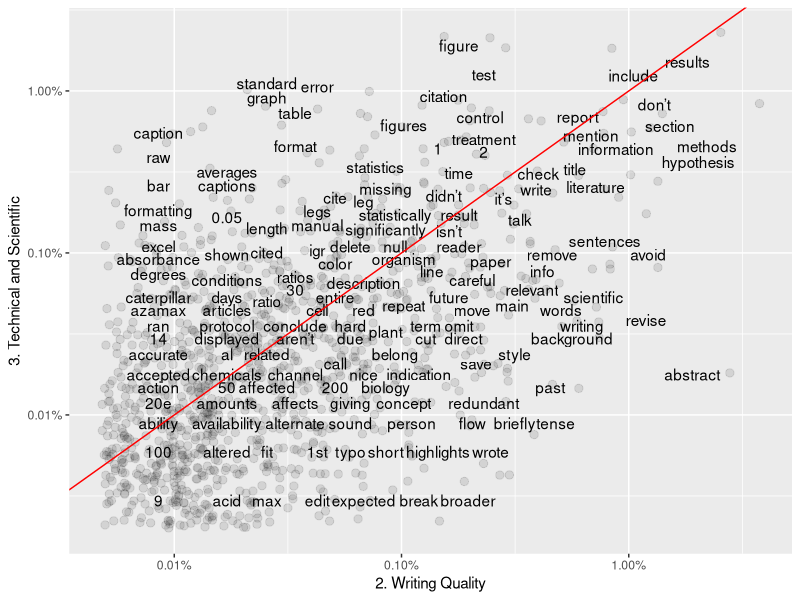
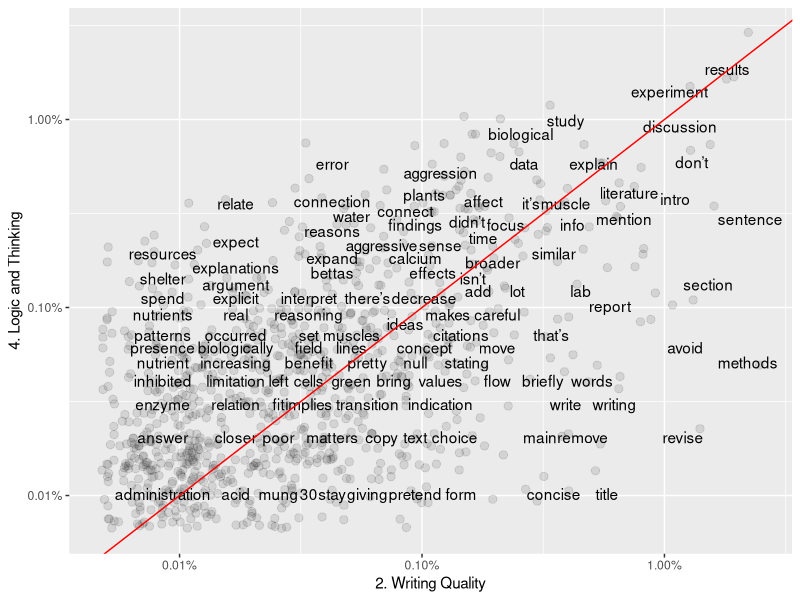
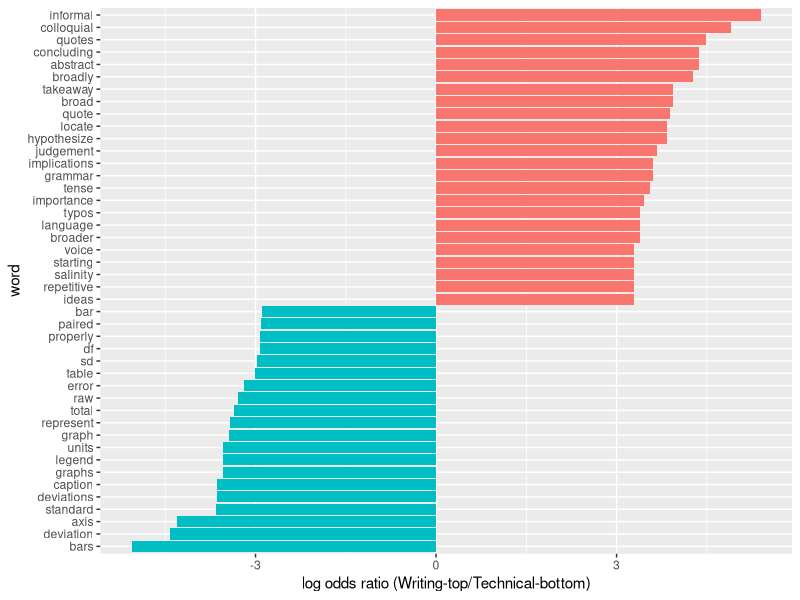
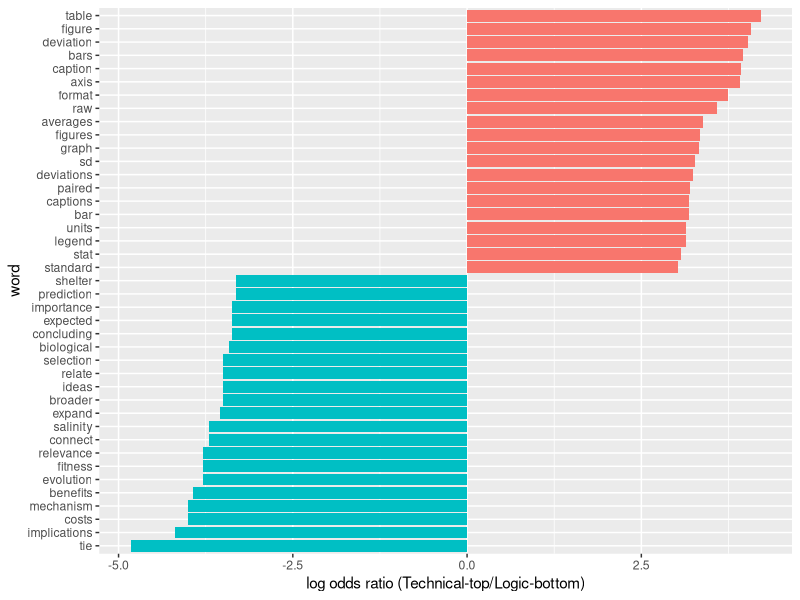
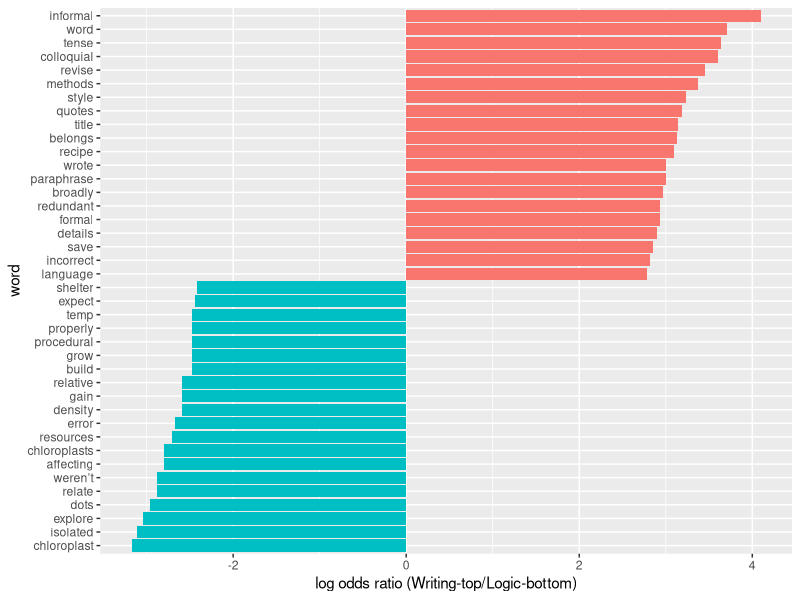
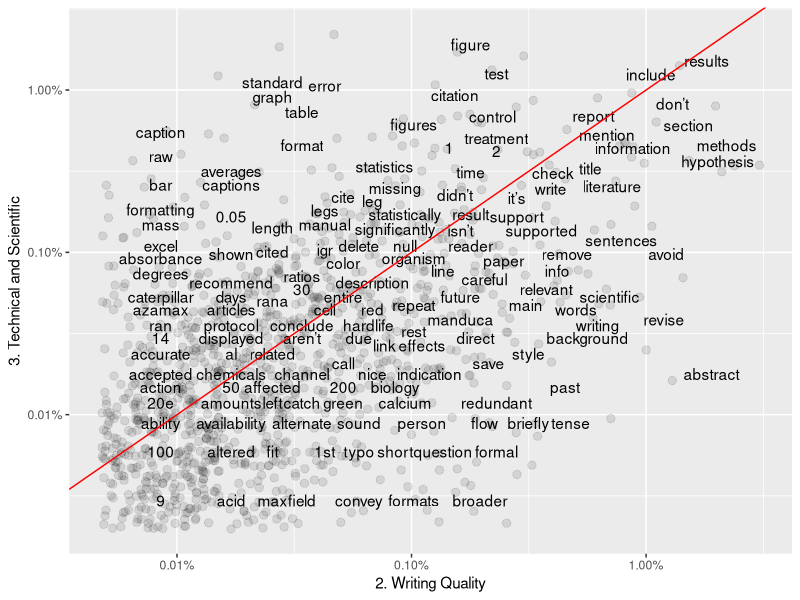
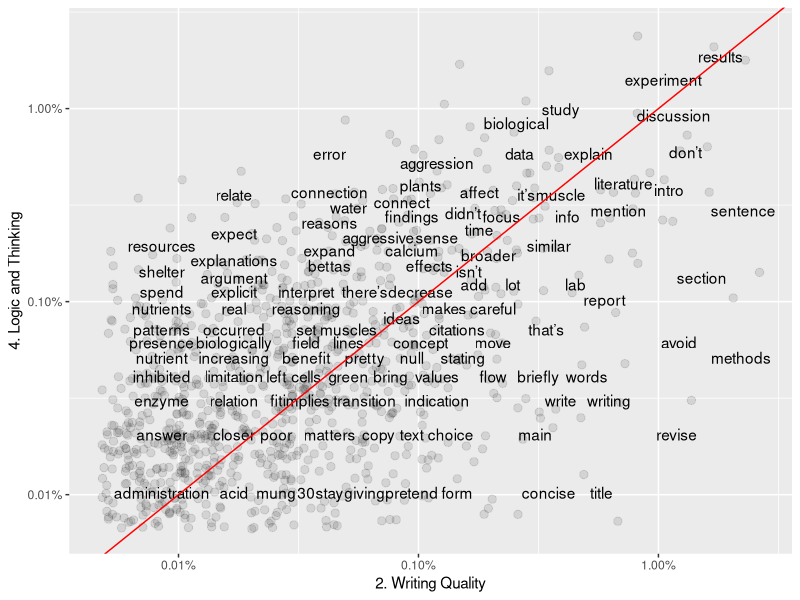
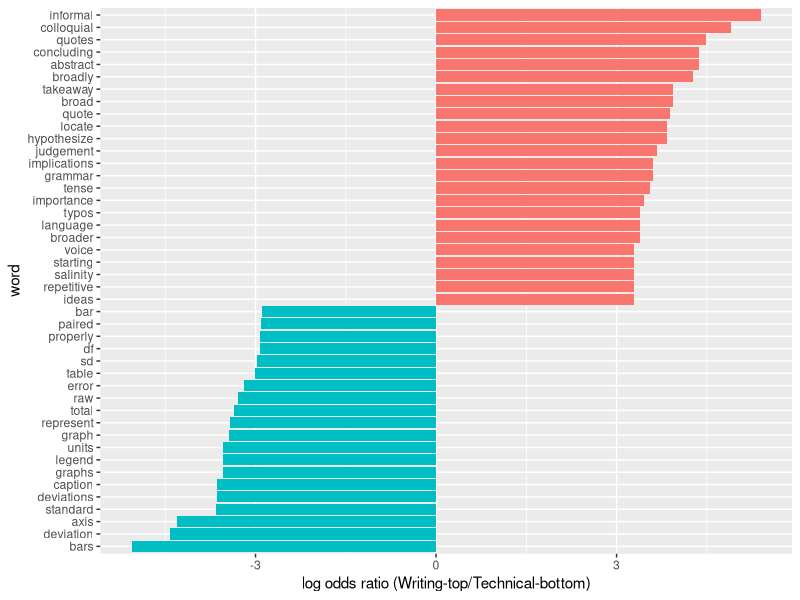

R code for these plots, in order: (Note: this script raises an error after producing the figures.)
## ---- chunk 1
knitr::opts_chunk$set(echo = TRUE)
## ---- chunk 2
# Call in tidyverse, other required libraries.
library(tidyverse)
library(tidytext)
library(dplyr)
library(tidyr)
library(ggplot2)
library(scales)
## ---- chunk 3
#CSV file named "coded_full_comments_dataset_Spring18anon.csv" already has correctly organized text and meta-data. 
#Subsequent analyses call in subsets of "base_data".

base_data <- read_csv(file='data/coded_full_comments_dataset_Spring18anon.csv')
## ---- chunk 4
#"Course" column should only have entries that correspond to 113, 114, 214, NA. 
unique(base_data$course)
## ---- chunk 5
#Entries in "TAs" column should match the anonymous IDs for TAs assigned to the relevant courses in the semester being analyzed. Check that no additional or extra anonymous IDs are present, which would suggest improper coding or de-identification.
unique(base_data$ta)
## ---- chunk 6
#"Lab" should only have entries that match the limited keywords in codebook.
unique(base_data$lab)
## ---- chunk 7
#Look at the NUMBER of unique anonymous student IDs. Should be within 5% of (but not over) the combined enrollment of the 3 target courses for the semester.
unique(base_data$student)
## ---- chunk 8
#Check that "code.subject" list extracted from the dataset matches allowed terms in codebook.
unique(base_data$code.subject)
## ---- chunk 9
#Check that the "code.structure" list extracted from the dataset matches allowed terms in codebook.
unique(base_data$code.structure)
## ---- chunk 10
# Isolate table rows to compare. Then reduce larger dataframe to only 2 required columns of data.

frequency_writing <- filter(base_data, code.subject=="2. Writing Quality"|code.subject=="3. Technical and Scientific"|code.subject=="4. Logic and Thinking")
frequency_writing.subcolumns <- frequency_writing %>% select(1, 22:23)
## ---- chunk 11
# Tokenize phrases, remove stop words listed in standard reference file.
base_data_tokenized <- frequency_writing.subcolumns %>% 
  unnest_tokens(word,ta.comment) %>% 
  anti_join(stop_words)
## ---- chunk 12
#Block below re-organizes the data for comparisons. This pattern sets "2. Writing Quality" as the first dataset, then all other data in remaining columns.
#Groups by code.subject, calculated proportional frequency in each group.
#Final step creates 4 columns: word, 2. Writing Quality, code.subject, proportion
#Stats need this format to be able to compare 2. WQ against other values.
base_data_tokenized_sorted2 <- base_data_tokenized %>% 
  group_by(code.subject) %>%
  count(code.subject, word, sort=TRUE) %>% 
  mutate(proportion = n / sum(n)) %>% 
  select(-n) %>% 
  spread(code.subject, proportion) %>% 
  gather(code.subject, proportion, `3. Technical and Scientific`:`4. Logic and Thinking`)
## ---- chunk 13
cor.test(data = base_data_tokenized_sorted2[base_data_tokenized_sorted2$code.subject == "3. Technical and Scientific",], 
         ~ proportion + `2. Writing Quality`)
## ---- chunk 14
cor.test(data = base_data_tokenized_sorted2[base_data_tokenized_sorted2$code.subject == "4. Logic and Thinking",], 
         ~ proportion + `2. Writing Quality`)
## ---- chunk 15
# Isolate table rows to compare. Then reduce larger dataframe to only 2 required columns of data.

frequency_writing3 <- filter(base_data, code.subject=="3. Technical and Scientific"|code.subject=="2. Writing Quality"|code.subject=="4. Logic and Thinking")
frequency_writing3.subcolumns <- frequency_writing3 %>% select(1, 22:23)
## ---- chunk 16
# Tokenize phrases, remove stop words listed in standard reference file.
base_data_tokenized3 <- frequency_writing3.subcolumns %>% 
  unnest_tokens(word,ta.comment) %>% 
  anti_join(stop_words)
## ---- chunk 17
#Block below re-organizes the data for comparisons. This pattern sets "3. Writing Quality" as the first dataset, then all other data in remaining columns.
#Groups by code.subject, calculated proportional frequency in each group.
#Final step creates 4 columns: word, 2. Writing Quality, code.subject, proportion
#Stats need this format to be able to compare 2. WQ against other values.
base_data_tokenized_sorted3 <- base_data_tokenized3 %>% 
  group_by(code.subject) %>%
  count(code.subject, word, sort=TRUE) %>% 
  mutate(proportion = n / sum(n)) %>% 
  select(-n) %>% 
  spread(code.subject, proportion) %>% 
  gather(code.subject, proportion, `2. Writing Quality`:`4. Logic and Thinking`)
## ---- chunk 18
#Create groups by code.subject, calculates proportional frequency in each group.
#Final step creates 5 columns: code.subject, n, word, total, frequency.
base_data_tokenized_sorted3 <- base_data_tokenized3 %>% 
  group_by(code.subject) %>%
  count(code.subject, word, sort=TRUE) %>% 
  left_join(base_data_tokenized %>% 
              group_by(code.subject) %>% 
              summarise(total = n())) %>%
  mutate(freq = n/total)
## ---- chunk 19
#Groups by code.subject, calculated proportional frequency in each group.
#Final step creates 4 columns: word, 3. Technical and Scientific, code.subject, proportion
#Stats need this format to be able to compare 3. TS against other values.
base_data_tokenized_sorted3 <- base_data_tokenized3 %>% 
  group_by(code.subject) %>%
  count(code.subject, word, sort=TRUE) %>% 
  mutate(proportion = n / sum(n)) %>% 
  select(-n) %>% 
  spread(code.subject, proportion) %>% 
  gather(code.subject, proportion, `2. Writing Quality`:`4. Logic and Thinking`)

# THERE IS AN ERROR HERE I CANNOT DEBUG! If I change "3. Technical and Scientific"  to "2. Writing Quality", the structure of the tibble breaks. It goes from the correctly sorted 4 columns to incorrectly sorted 3 columns. It is NOT A TYPO; I cannot use a different order, or any other format. 

## ---- chunk 20
#Create groups by code.subject, calculates proportional frequency in each group.
#Final step creates 5 columns: code.subject, n, word, total, frequency.
base_data_tokenized_sorted2 <- base_data_tokenized %>% 
  group_by(code.subject) %>%
  count(code.subject, word, sort=TRUE) %>% 
  left_join(base_data_tokenized %>% 
  group_by(code.subject) %>% 
  summarise(total = n())) %>%
  mutate(freq = n/total)
## ---- chunk 21
base_data_tokenized_sorted2v3 <- base_data_tokenized_sorted2 %>% 
  select(code.subject, word, freq) %>% 
  spread(code.subject, freq) %>%
  arrange(`2. Writing Quality`,`3. Technical and Scientific`)
## ---- chunk 22
ggplot(base_data_tokenized_sorted2v3, aes(`2. Writing Quality`,`3. Technical and Scientific`)) +
  geom_jitter(alpha = 0.1, size = 2.5, width = 0.25, height = 0.25) +
  geom_text(aes(label = word), check_overlap = TRUE, vjust = 1.5) +
  scale_x_log10(labels = percent_format()) +
  scale_y_log10(labels = percent_format()) +
  geom_abline(color = "red")
  ggsave("Freqplot_3vs2.png", width = 10, height = 6)
## ---- chunk 23
#I can get part way around the problem by re-using the same data and calling a different subset for the Y axis. Want to add comparisons of 3 vs 4, but same tables cannot be created because dataframe keeps breaking when I try to change 2. WQ.

base_data_tokenized_sorted2v4 <- base_data_tokenized_sorted2 %>% 
  select(code.subject, word, freq) %>% 
  spread(code.subject, freq) %>%
  arrange(`2. Writing Quality`,`4. Logic and Thinking`)
## ---- chunk 24
ggplot(base_data_tokenized_sorted2v3, aes(`2. Writing Quality`,`4. Logic and Thinking`)) +
  geom_jitter(alpha = 0.1, size = 2.5, width = 0.25, height = 0.25) +
  geom_text(aes(label = word), check_overlap = TRUE, vjust = 1.5) +
  scale_x_log10(labels = percent_format()) +
  scale_y_log10(labels = percent_format()) +
  geom_abline(color = "red")
  ggsave("Freqplot_4vs2.png", width = 10, height = 6)
## ---- chunk 25
word_ratios2v3 <- base_data_tokenized %>%
  count(word, code.subject) %>%
  group_by(word) %>%
  filter(sum(n) >= 10) %>%
  ungroup() %>%
  spread(code.subject, n, fill = 0) %>%
  mutate_if(is.numeric, funs((. + 1) / (sum(.) + 1))) %>%
  mutate(logratio = log(`2. Writing Quality`/`3. Technical and Scientific`)) %>%
  arrange(desc(logratio))
## ---- chunk 26
word_ratios2v3 %>% 
  arrange(abs(logratio))
## ---- chunk 27
word_ratios2v3 %>%
  group_by(logratio < 0) %>%
  top_n(20, abs(logratio)) %>%
  ungroup() %>%
  mutate(word = reorder(word, logratio)) %>%
  ggplot(aes(word, logratio, fill = logratio < 0)) +
  geom_col(show.legend = FALSE) +
  coord_flip() +
  ylab("log odds ratio (Writing-top/Technical-bottom)") +
  scale_fill_discrete(name = "", labels = c("2. Writing Quality", "3. Technical and Scientific"))
  ggsave("Logplot_2vs3.png", width = 6, height = 10)

## ---- chunk 28
word_ratios3v4 <- base_data_tokenized %>%
  count(word, code.subject) %>%
  group_by(word) %>%
  filter(sum(n) >= 10) %>%
  ungroup() %>%
  spread(code.subject, n, fill = 0) %>%
  mutate_if(is.numeric, funs((. + 1) / (sum(.) + 1))) %>%
  mutate(logratio = log(`3. Technical and Scientific`/`4. Logic and Thinking`)) %>%
  arrange(desc(logratio))
## ---- chunk 29
word_ratios3v4 %>% 
  arrange(abs(logratio))
## ---- chunk 30
word_ratios3v4 %>%
  group_by(logratio < 0) %>%
  top_n(20, abs(logratio)) %>%
  ungroup() %>%
  mutate(word = reorder(word, logratio)) %>%
  ggplot(aes(word, logratio, fill = logratio < 0)) +
  geom_col(show.legend = FALSE) +
  coord_flip() +
  ylab("log odds ratio (Technical-top/Logic-bottom)") +
  scale_fill_discrete(name = "", labels = c("3. Technical and Scientific","4. Logic and Thinking"))
  ggsave("Logplot_3vs4.png", width = 6, height = 10)

## ---- chunk 31
word_ratios2v4 <- base_data_tokenized %>%
  count(word, code.subject) %>%
  group_by(word) %>%
  filter(sum(n) >= 10) %>%
  ungroup() %>%
  spread(code.subject, n, fill = 0) %>%
  mutate_if(is.numeric, funs((. + 1) / (sum(.) + 1))) %>%
  mutate(logratio = log(`2. Writing Quality`/`4. Logic and Thinking`)) %>%
  arrange(desc(logratio))
## ---- chunk 32
word_ratios2v4 %>% 
  arrange(abs(logratio))
## ---- chunk 33
word_ratios2v4 %>%
  group_by(logratio < 0) %>%
  top_n(20, abs(logratio)) %>%
  ungroup() %>%
  mutate(word = reorder(word, logratio)) %>%
  ggplot(aes(word, logratio, fill = logratio < 0)) +
  geom_col(show.legend = FALSE) +
  coord_flip() +
  ylab("log odds ratio (Writing-top/Logic-bottom)") +
  scale_fill_discrete(name = "", labels = c("2. Writing Quality", "4. Logic and Thinking"))
  ggsave("Logplot_2vs4.png", width = 6, height = 10)

## ---- chunk 34
library(dplyr)
library(tidytext)

sortedwords.comments.all <- base_data_tokenized %>%
  filter(!word %in% stop_words$word,
         !word %in% str_remove_all(stop_words$word, "'"),
         str_detect(word, "[a-z]")) %>%
  count(word, word, sort = TRUE) %>%
  ungroup()

#Calculate the number of words in total in the subset
total_words.all <- sortedwords.comments.all %>% 
  summarize(total = sum(n))

#Mutate table to calculate then append fractional word frequency in the text.
sortedwords.comments.all.fraction <- sortedwords.comments.all %>% as_tibble() %>% mutate(
  all.fraction = (n*100)/total_words.all$total
  )
## ---- chunk 35
#Pull SUBSETs of tokenized data based on code.subject: 
base_data_tokenized.basic <- subset(base_data_tokenized, code.subject == "1. Basic Criteria", select = (1:28))
base_data_tokenized.writing <- subset(base_data_tokenized, code.subject == "2. Writing Quality", select = (1:28))
base_data_tokenized.technical <- subset(base_data_tokenized, code.subject == "3. Technical and Scientific", select = (1:28))
base_data_tokenized.logic <- subset(base_data_tokenized, code.subject == "4. Logic and Thinking", select = (1:28))
base_data_tokenized.praise <- subset(base_data_tokenized, code.subject == "5. Praise or Concern", select = (1:28))
base_data_tokenized.misconduct <- subset(base_data_tokenized, code.subject == "6. Misconduct", select = (1:28))
base_data_tokenized.narrative <- subset(base_data_tokenized, code.subject == "12. Narrative Comments", select = (1:28))
base_data_tokenized.sciname <- subset(base_data_tokenized, code.subject == "Scientific Name", select = (1:28))
## ---- chunk 36
sortedwords.basic <- base_data_tokenized.basic %>%
  filter(!word %in% stop_words$word,
         !word %in% str_remove_all(stop_words$word, "'"),
         str_detect(word, "[a-z]")) %>%
  count(word, word, sort = TRUE) %>%
  ungroup()

#Calculate the number of words in total in the subset
total_words.basic <- sortedwords.basic %>% 
  summarize(total = sum(n))

#Mutate table to calculate then append fractional word frequency in the text.
sortedwords.basic.fraction <- sortedwords.basic %>% as_tibble() %>% mutate(
  basic.fraction = (n*100)/total_words.basic$total
)
## ---- chunk 37
sortedwords.writing <- base_data_tokenized.writing %>%
  filter(!word %in% stop_words$word,
         !word %in% str_remove_all(stop_words$word, "'"),
         str_detect(word, "[a-z]")) %>%
  count(word, word, sort = TRUE) %>%
  ungroup()

#Calculate the number of words in total in the subset
total_words.writing <- sortedwords.writing %>% 
  summarize(total = sum(n))

#Mutate table to calculate then append fractional word frequency in the text.
sortedwords.writing.fraction <- sortedwords.writing %>% as_tibble() %>% mutate(
  writing.fraction = (n*100)/total_words.writing$total
)
## ---- chunk 38
sortedwords.technical <- base_data_tokenized.technical %>%
  filter(!word %in% stop_words$word,
         !word %in% str_remove_all(stop_words$word, "'"),
         str_detect(word, "[a-z]")) %>%
  count(word, word, sort = TRUE) %>%
  ungroup()

#Calculate the number of words in total in the subset
total_words.technical <- sortedwords.technical %>% 
  summarize(total = sum(n))

#Mutate table to calculate then append fractional word frequency in the text.
sortedwords.technical.fraction <- sortedwords.technical %>% as_tibble() %>% mutate(
  technical.fraction = (n*100)/total_words.technical$total
)
## ---- chunk 39
sortedwords.logic <- base_data_tokenized.logic %>%
  filter(!word %in% stop_words$word,
         !word %in% str_remove_all(stop_words$word, "'"),
         str_detect(word, "[a-z]")) %>%
  count(word, word, sort = TRUE) %>%
  ungroup()

#Calculate the number of words in total in the subset
total_words.logic <- sortedwords.logic %>% 
  summarize(total = sum(n))

#Mutate table to calculate then append fractional word frequency in the text.
sortedwords.logic.fraction <- sortedwords.logic %>% as_tibble() %>% mutate(
  logic.fraction = (n*100)/total_words.logic$total
)
## ---- chunk 40
total <- merge(sortedwords.comments.all.fraction,sortedwords.technical.fraction,by="word") 
total2 <- merge(total,sortedwords.writing.fraction,by="word")
total3 <- merge(total2,sortedwords.logic.fraction,by="word")
#rename lines that were possibly confusing
names(total3)[2] <- "all.count"
names(total3)[4] <- "technical.count"
names(total3)[6] <- "writing.count"
names(total3)[8] <- "logic.count"

#Mutate table to calculate then append fractional word frequency in the text.
total4 <- total3 %>% as_tibble() %>% mutate(
  writing.wt = (writing.count *100)/all.count
)

total5 <- total4 %>% as_tibble() %>% mutate(
  technical.wt = (technical.count *100)/all.count
)

total6 <- total5 %>% as_tibble() %>% mutate(
  logic.wt = (logic.count *100)/all.count
)

## ---- chunk 41
ggplot(total6, aes(`technical.fraction`,`writing.fraction`)) +
  geom_jitter(alpha = 0.1, size = 2.5, width = 0.25, height = 0.25) +
  geom_text(aes(label = word), check_overlap = TRUE, vjust = 1.5) +
  scale_x_log10(labels = percent_format()) +
  scale_y_log10(labels = percent_format()) +
  geom_abline(color = "red")
## ---- chunk 42
ggplot(total6, aes(`logic.fraction`,`writing.fraction`)) +
  geom_jitter(alpha = 0.1, size = 2.5, width = 0.25, height = 0.25) +
  geom_text(aes(label = word), check_overlap = TRUE, vjust = 1.5) +
  scale_x_log10(labels = percent_format()) +
  scale_y_log10(labels = percent_format()) +
  geom_abline(color = "red")
## ---- chunk 43
ggplot(total6, aes(`logic.fraction`,`technical.fraction`)) +
  geom_jitter(alpha = 0.1, size = 2.5, width = 0.25, height = 0.25) +
  geom_text(aes(label = word), check_overlap = TRUE, vjust = 1.5) +
  scale_x_log10(labels = percent_format()) +
  scale_y_log10(labels = percent_format()) +
  geom_abline(color = "red")
## ---- chunk 44
ggplot(total6, aes(`all.fraction`,`writing.fraction`)) +
  geom_jitter(alpha = 0.1, size = 2.5, width = 0.25, height = 0.25) +
  geom_text(aes(label = word), check_overlap = TRUE, vjust = 1.5) +
  scale_x_log10(labels = percent_format()) +
  scale_y_log10(labels = percent_format()) +
  geom_abline(color = "red")
## ---- chunk 45
ggplot(total6, aes(`all.fraction`,`technical.fraction`)) +
  geom_jitter(alpha = 0.1, size = 2.5, width = 0.25, height = 0.25) +
  geom_text(aes(label = word), check_overlap = TRUE, vjust = 1.5) +
  scale_x_log10(labels = percent_format()) +
  scale_y_log10(labels = percent_format()) +
  geom_abline(color = "red")
## ---- chunk 46
ggplot(total6, aes(`all.fraction`,`logic.fraction`)) +
  geom_jitter(alpha = 0.1, size = 2.5, width = 0.25, height = 0.25) +
  geom_text(aes(label = word), check_overlap = TRUE, vjust = 1.5) +
  scale_x_log10(labels = percent_format()) +
  scale_y_log10(labels = percent_format()) +
  geom_abline(color = "red")
## ---- chunk 47
# Tokenize phrases, remove stop words listed in standard reference file.
base_data_tokenized <- base_data %>% 
  unnest_tokens(word,ta.comment)

# An alternative approach to pulling out stopwords  
sortedwords.comments.all <- base_data_tokenized %>%
  filter(!word %in% stop_words$word,
         !word %in% str_remove_all(stop_words$word, "'"),
         str_detect(word, "[a-z]")) %>%
  count(word, word, sort = TRUE) %>%
  ungroup()

#Calculate the number of words in total in the subset
total_words.all <- sortedwords.comments.all %>% 
  summarize(total = sum(n))

#Mutate table to calculate then append fractional word frequency in the text.
sortedwords.comments.all.fraction <- sortedwords.comments.all %>% as_tibble() %>% mutate(
  all.fraction = (n*100)/total_words.all$total
  )
## ---- chunk 48
#Creates 8 SUBSETs of tokenized data, split out based on contents of "code.subject": 
base_data_tokenized.basic <- subset(base_data_tokenized, code.subject == "1. Basic Criteria", select = (1:28))
base_data_tokenized.writing <- subset(base_data_tokenized, code.subject == "2. Writing Quality", select = (1:28))
base_data_tokenized.technical <- subset(base_data_tokenized, code.subject == "3. Technical and Scientific", select = (1:28))
base_data_tokenized.logic <- subset(base_data_tokenized, code.subject == "4. Logic and Thinking", select = (1:28))
base_data_tokenized.praise <- subset(base_data_tokenized, code.subject == "5. Praise or Concern", select = (1:28))
base_data_tokenized.misconduct <- subset(base_data_tokenized, code.subject == "6. Misconduct", select = (1:28))
base_data_tokenized.narrative <- subset(base_data_tokenized, code.subject == "12. Narrative Comments", select = (1:28))
base_data_tokenized.sciname <- subset(base_data_tokenized, code.subject == "Scientific Name", select = (1:28))
## ---- chunk 49
sortedwords.basic <- base_data_tokenized.basic %>%
  count(word, word, sort = TRUE) %>%
  ungroup()

#Calculate the number of words in total in the subset
total_words.basic <- sortedwords.basic %>% 
  summarize(total = sum(n))

#Mutate table to calculate then append fractional word frequency in the text.
sortedwords.basic.fraction <- sortedwords.basic %>% as_tibble() %>% mutate(
  basic.fraction = (n*100)/total_words.basic$total
)
## ---- chunk 50
sortedwords.writing <- base_data_tokenized.writing %>%
  filter(!word %in% stop_words$word,
         !word %in% str_remove_all(stop_words$word, "'"),
         str_detect(word, "[a-z]")) %>%
  count(word, word, sort = TRUE) %>%
  ungroup()

#Calculate the number of words in total in the subset
total_words.writing <- sortedwords.writing %>% 
  summarize(total = sum(n))

#Mutate table to calculate then append fractional word frequency in the text.
sortedwords.writing.fraction <- sortedwords.writing %>% as_tibble() %>% mutate(
  writing.fraction = (n*100)/total_words.writing$total
)
## ---- chunk 51
sortedwords.technical <- base_data_tokenized.technical %>%
  filter(!word %in% stop_words$word,
         !word %in% str_remove_all(stop_words$word, "'"),
         str_detect(word, "[a-z]")) %>%
  count(word, word, sort = TRUE) %>%
  ungroup()

#Calculate the number of words in total in the subset
total_words.technical <- sortedwords.technical %>% 
  summarize(total = sum(n))

#Mutate table to calculate then append fractional word frequency in the text.
sortedwords.technical.fraction <- sortedwords.technical %>% as_tibble() %>% mutate(
  technical.fraction = (n*100)/total_words.technical$total
)
## ---- chunk 52
sortedwords.logic <- base_data_tokenized.logic %>%
  filter(!word %in% stop_words$word,
         !word %in% str_remove_all(stop_words$word, "'"),
         str_detect(word, "[a-z]")) %>%
  count(word, word, sort = TRUE) %>%
  ungroup()

#Calculate the number of words in total in the subset
total_words.logic <- sortedwords.logic %>% 
  summarize(total = sum(n))

#Mutate table to calculate then append fractional word frequency in the text.
sortedwords.logic.fraction <- sortedwords.logic %>% as_tibble() %>% mutate(
  logic.fraction = (n*100)/total_words.logic$total
)
## ---- chunk 53
total <- merge(sortedwords.comments.all.fraction,sortedwords.writing.fraction,by="word") 
total2 <- merge(total,sortedwords.technical.fraction,by="word")
total3 <- merge(total2,sortedwords.logic.fraction,by="word")
#rename lines that were possibly confusing
names(total3)[2] <- "all.count"
names(total3)[4] <- "writing.count"
names(total3)[6] <- "technical.count"
names(total3)[8] <- "logic.count"

#Mutate table to calculate then append fractional word frequency in the text.
total4 <- total3 %>% as_tibble() %>% mutate(
  writing.wt = (writing.count *100)/all.count
)

total5 <- total4 %>% as_tibble() %>% mutate(
  technical.wt = (technical.count *100)/all.count
)

total6 <- total5 %>% as_tibble() %>% mutate(
  logic.wt = (logic.count *100)/all.count
)

## ---- chunk 54
ggplot(total6, aes(`all.fraction`,`writing.fraction`)) +
  geom_jitter(alpha = 0.1, size = 2.5, width = 0.25, height = 0.25) +
  geom_text(aes(label = word), check_overlap = TRUE, vjust = 1.5) +
  scale_x_log10(labels = percent_format()) +
  scale_y_log10(labels = percent_format()) +
  geom_abline(color = "red")
  ggsave("Freqplot_2vsA.png", width = 10, height = 6)

## ---- chunk 55
ggplot(total6, aes(`all.fraction`,`technical.fraction`)) +
  geom_jitter(alpha = 0.1, size = 2.5, width = 0.25, height = 0.25) +
  geom_text(aes(label = word), check_overlap = TRUE, vjust = 1.5) +
  scale_x_log10(labels = percent_format()) +
  scale_y_log10(labels = percent_format()) +
  geom_abline(color = "red")
  ggsave("Freqplot_3vsA.png", width = 10, height = 6)

## ---- chunk 56
ggplot(total6, aes(`all.fraction`,`logic.fraction`)) +
  geom_jitter(alpha = 0.1, size = 2.5, width = 0.25, height = 0.25) +
  geom_text(aes(label = word), check_overlap = TRUE, vjust = 1.5) +
  scale_x_log10(labels = percent_format()) +
  scale_y_log10(labels = percent_format()) +
  geom_abline(color = "red")
  ggsave("Freqplot_4vsA.png", width = 10, height = 6)

## ---- chunk 57
ggplot(total6, aes(`writing.fraction`,`technical.fraction`)) +
  geom_jitter(alpha = 0.1, size = 2.5, width = 0.25, height = 0.25) +
  geom_text(aes(label = word), check_overlap = TRUE, vjust = 1.5) +
  scale_x_log10(labels = percent_format()) +
  scale_y_log10(labels = percent_format()) +
  geom_abline(color = "red")
  ggsave("Freqplot_3vs2.png", width = 10, height = 6)

## ---- chunk 58
ggplot(total6, aes(`technical.fraction`,`logic.fraction`)) +
  geom_jitter(alpha = 0.1, size = 2.5, width = 0.25, height = 0.25) +
  geom_text(aes(label = word), check_overlap = TRUE, vjust = 1.5) +
  scale_x_log10(labels = percent_format()) +
  scale_y_log10(labels = percent_format()) +
  geom_abline(color = "red")
  ggsave("Freqplot_4vs3.png", width = 10, height = 6)

## ---- chunk 59
ggplot(total6, aes(`writing.fraction`,`logic.fraction`)) +
  geom_jitter(alpha = 0.1, size = 2.5, width = 0.25, height = 0.25) +
  geom_text(aes(label = word), check_overlap = TRUE, vjust = 1.5) +
  scale_x_log10(labels = percent_format()) +
  scale_y_log10(labels = percent_format()) +
  geom_abline(color = "red")
  ggsave("Freqplot_4vs2.png", width = 10, height = 6)
